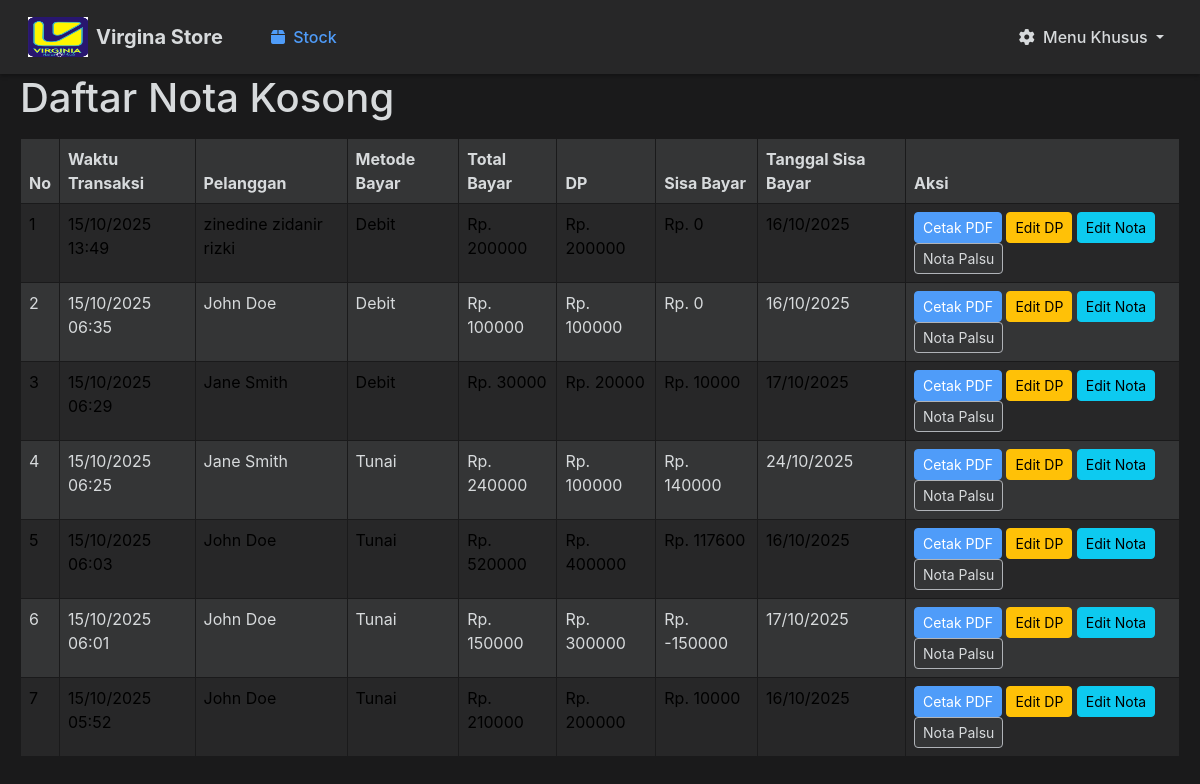
The app's page /nota/cetak_nota_kosong/, older data.
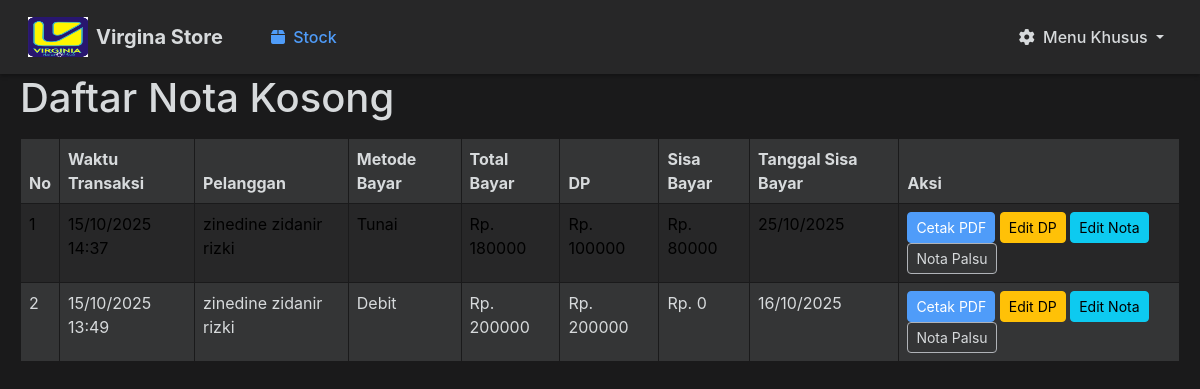
The same page, newer data.
### nota/models.py (models this page shows, shortened)
class NotaPayment(models.Model):
    PAYMENT_METHOD_CHOICES = [
        ('tunai', 'Tunai'),
        ('debit', 'Debit'),
    ]
    customer = models.ForeignKey(Customer, on_delete=models.CASCADE)
    tanggal_sisa_bayar = models.DateField()
    metode_pembayaran = models.CharField(max_length=10, choices=PAYMENT_METHOD_CHOICES)
    total_bayar = models.DecimalField(max_digits=12, decimal_places=2)
    dp = models.DecimalField(max_digits=12, decimal_places=2)
    sisa = models.DecimalField(max_digits=12, decimal_places=2)
    created_at = models.DateTimeField(auto_now_add=True)
    class Meta:
        verbose_name = "Nota Payment"
        verbose_name_plural = "Nota Payments"

### kasir/models.py (models this page shows, shortened)
class Customer(models.Model):
    nama = models.CharField(max_length=100)
    alamat_customer = models.TextField(blank=True, null=True)
    no_telpon_customer = models.CharField(max_length=20, blank=True, null=True)
    shipping_agent = models.CharField(max_length=100, blank=True, null=True)

### nota/views.py (the view)
# urls.py: path('cetak_nota_kosong/', views.cetak_nota_kosong, name='cetak-nota-kosong'),
def cetak_nota_kosong(request):
    notas = NotaPayment.objects.all().order_by('-created_at')
    return render(request, 'cetak_nota_kosong.html', {'notas': notas})

### nota/templates/cetak_nota_kosong.html (shortened to what this page needs)
{% extends 'base.html' %}
{% block content %}
<div class="" style="margin-left: 20px; margin-right: 20px;">
    <h1>Daftar Nota Kosong</h1>
    <table class="table table-bordered table-striped mt-3">
        <thead>
            <tr>
                <th>No</th>
                <th>Waktu Transaksi</th>
                <th>Pelanggan</th>
                <th>Metode Bayar</th>
                <th>Total Bayar</th>
                <th>DP</th>
                <th>Sisa Bayar</th>
                <th>Tanggal Sisa Bayar</th>
                <th>Aksi</th>
            </tr>
        </thead>
        <tbody>
            {% for nota in notas %}
            <tr>
                <td>{{ forloop.counter }}</td>
                <td>{{ nota.created_at|date:"d/m/Y H:i" }}</td>
                <td>{{ nota.customer.nama }}</td>
                <td>{{ nota.get_metode_pembayaran_display }}</td>
                <td>Rp. {{ nota.total_bayar|floatformat:0 }}</td>
                <td>Rp. {{ nota.dp|floatformat:0 }}</td>
                <td>Rp. {{ nota.sisa|floatformat:0 }}</td>
                <td>{{ nota.tanggal_sisa_bayar|date:"d/m/Y" }}</td>
                <td>
                    <button class="btn btn-sm btn-primary" data-id="{{ nota.id }}" onclick="cetakPdf(this)">Cetak PDF</button>
                    <button class="btn btn-sm btn-warning" data-id="{{ nota.id }}" onclick="editDp(this)">Edit DP</button>
                    <button class="btn btn-sm btn-info" data-id="{{ nota.id }}" onclick="editNota(this)">Edit Nota</button>
                    <button class="btn btn-sm btn-secondary" data-id="{{ nota.id }}" onclick="notaPalsu(this)">Nota Palsu</button>
                </td>
            </tr>
            {% empty %}
            <tr><td colspan="9" class="text-center">Belum ada data</td></tr>
            {% endfor %}
        </tbody>
    </table>
</div>
{% endblock %}

Row changes from the older to the newer data that the page shows:
removed NotaPayment: created_at "15/10/2025 06:35", customer.nama "John Doe", metode_pembayaran "Debit", total_bayar "100000", dp "100000", sisa "0", tanggal_sisa_bayar "16/10/2025"
removed NotaPayment: created_at "15/10/2025 06:29", customer.nama "Jane Smith", metode_pembayaran "Debit", total_bayar "30000", dp "20000", sisa "10000", tanggal_sisa_bayar "17/10/2025"
removed NotaPayment: created_at "15/10/2025 06:25", customer.nama "Jane Smith", metode_pembayaran "Tunai", total_bayar "240000", dp "100000", sisa "140000", tanggal_sisa_bayar "24/10/2025"
removed NotaPayment: created_at "15/10/2025 06:03", customer.nama "John Doe", metode_pembayaran "Tunai", total_bayar "520000", dp "400000", sisa "117600", tanggal_sisa_bayar "16/10/2025"
removed NotaPayment: created_at "15/10/2025 06:01", customer.nama "John Doe", metode_pembayaran "Tunai", total_bayar "150000", dp "300000", sisa "-150000", tanggal_sisa_bayar "17/10/2025"
removed NotaPayment: created_at "15/10/2025 05:52", customer.nama "John Doe", metode_pembayaran "Tunai", total_bayar "210000", dp "200000", sisa "10000", tanggal_sisa_bayar "16/10/2025"
added NotaPayment: created_at "15/10/2025 14:37", customer.nama "zinedine zidanir rizki", metode_pembayaran "Tunai", total_bayar "180000", dp "100000", sisa "80000", tanggal_sisa_bayar "25/10/2025"
